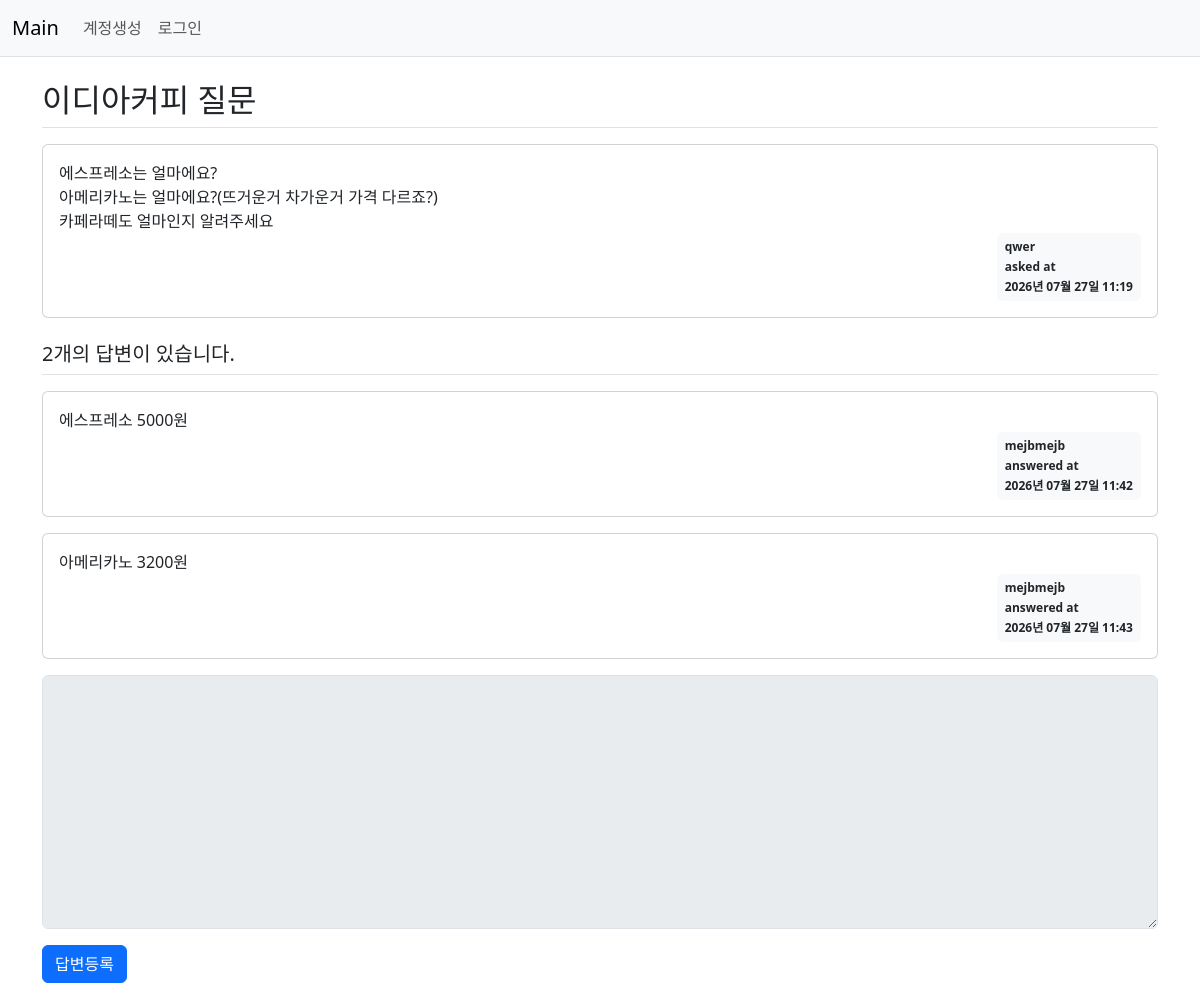
/question/detail/303/, run on the app's committed database.
### pybo/models.py (models this page shows, shortened)
class Question(db.Model):
    id = db.Column(db.Integer, primary_key=True)
    subject = db.Column(db.String(max_string), nullable=False) # 200자까지 문자열 제한이 있으며 null을 허용하지 않겠다.
    content = db.Column(db.Text(), nullable=False)
    create_date = db.Column(db.DateTime(), nullable=False) # DateTime을 받아오며 null을 허용하지 않겠다
    user_id = db.Column(db.Integer, db.ForeignKey('user.id', ondelete='CASCADE'), nullable=False)
    user = db.relationship('User', backref=db.backref('question_set'))

class User(db.Model):
    id = db.Column(db.Integer, primary_key=True)
    username = db.Column(db.String(150), unique=True, nullable=False) # unique = True 중복 막겠다
    password = db.Column(db.String(max_string), nullable=False)
    email = db.Column(db.String(120), unique=True, nullable=False)

class Answer(db.Model):
    id = db.Column(db.Integer, primary_key=True)
    question_id = db.Column(db.Integer, db.ForeignKey('question.id', ondelete='CASCADE'))
    question = db.relationship('Question', backref=db.backref('answer_set', cascade='all, delete-orphan'))
    content = db.Column(db.Text(), nullable=False)
    create_date = db.Column(db.DateTime(), nullable=False)
    user_id = db.Column(db.Integer, db.ForeignKey('user.id', ondelete='CASCADE'), nullable=False)
    user = db.relationship('User', backref=db.backref('answer_set'))

### pybo/views/question_views.py (the view)
@bp.route('/detail/<int:question_id>/')
def detail(question_id):
    form = AnswerForm() # 상세 조회 라우터 내부에 빈 답변 폼 생성
    question = Question.query.get_or_404(question_id)
    return render_template('question/question_detail.html', question=question, form=form)

### pybo/forms.py
class AnswerForm(FlaskForm):
    content = TextAreaField('내용', validators=[DataRequired('내용은 필수 입력 항목입니다.')])

### pybo/filter.py (called while the page is built)
def format_datetime(value, fmt='%Y년 %m월 %d일 %H:%M'):
    return value.strftime(fmt)

### pybo/views/auth_views.py (called while the page is built)
@bp.before_app_request
def load_logged_in_user():
    user_id = session.get('user_id')
    if user_id is None:
        g.user = None
    else:
        g.user = User.query.get(user_id)

### pybo/templates/question/question_detail.html (shortened to what this page needs)
{% extends 'base.html' %}
{% block content %}
<div class="container my-3">
    <h2 class="border-bottom py-2">{{ question.subject }}</h2>
    <div class="card my-3">
        <div class="card-body">
            <div class="card-text" style="white-space: pre-line;">{{ question.content }}</div>
            <div class="d-flex justify-content-end">
                <div class="badge bg-light text-dark p-2 text-start">
                    <div class="mb-2">{{ question.user.username }}</div>
                    <div class="mb-2">asked at</div>
                    <div>{{ question.create_date|datetime }}</div>
                </div>
            </div>
        </div>
    </div>
    <h5 class="border-bottom my-3 py-2">{{ question.answer_set|length }}개의 답변이 있습니다.</h5>
    {% for answer in question.answer_set %}
    <div class="card my-3">
        <div class="card-body">
            <div class="card-text" style="white-space: pre-line;">{{ answer.content }}</div>
            <div class="d-flex justify-content-end">
                <div class="badge bg-light text-dark p-2 text-start">
                    <div class="mb-2">{{ answer.user.username }}</div>
                    <div class="mb-2">answered at</div>
                    <div>{{ answer.create_date|datetime }}</div>
                </div>
            </div>
        </div>
    </div>
    {% endfor %}
    <form action="{{ url_for('answer.create', question_id=question.id) }}" method="post" class="my-3">
        <div class="mb-3">
            <textarea {% if not g.user %}disabled{% endif %} name="content" id="content" class="form-control" rows="10"></textarea>
        </div>
        <input type="submit" value="답변등록" class="btn btn-primary">
    </form>
</div>
{% endblock %}

### data on the page
Question: subject "이디아커피 질문", content "에스프레소는 얼마에요? 아메리카노는 얼마에요?(뜨거운거 차가운거 가격 다르죠?) 카페라떼도 얼마인지 알려주세요", create_date "2026년 07월 27일 11:19"
User: user.username "qwer"
Answer: content "에스프레소 5000원", user.username "mejbmejb", create_date "2026년 07월 27일 11:42"
Answer: content "아메리카노 3200원", user.username "mejbmejb", create_date "2026년 07월 27일 11:43"

### other printed values
{{ question.answer_set|length }} "2"
